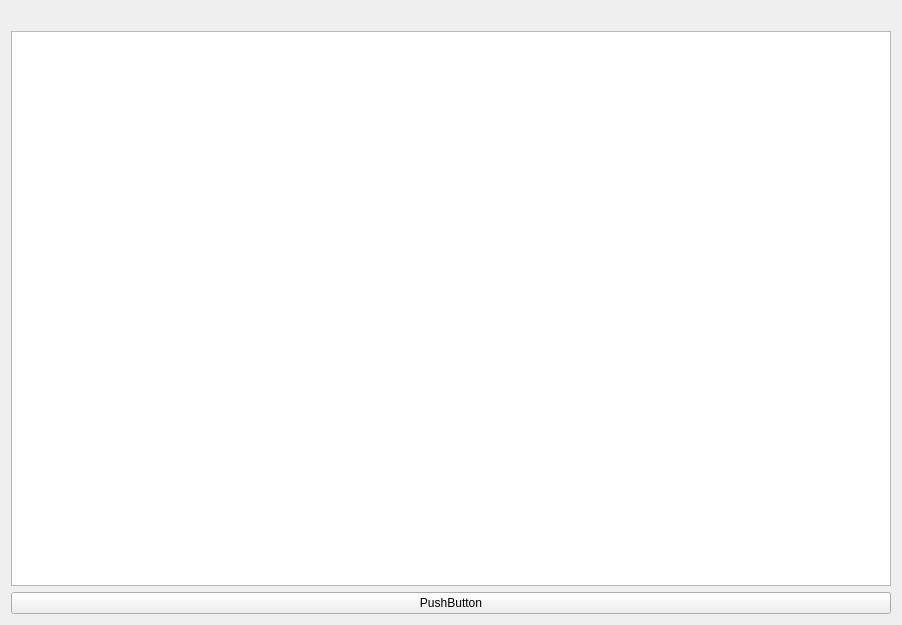
<?xml version="1.0" encoding="UTF-8"?>
<ui version="4.0">
 <class>Paint</class>
 <widget class="QWidget" name="Paint">
  <property name="geometry">
   <rect>
    <x>0</x>
    <y>0</y>
    <width>902</width>
    <height>625</height>
   </rect>
  </property>
  <property name="windowTitle">
   <string>Paint</string>
  </property>
  <layout class="QVBoxLayout" name="verticalLayout">
   <item>
    <widget class="QLabel" name="label">
     <property name="text">
      <string/>
     </property>
    </widget>
   </item>
   <item>
    <widget class="QGraphicsView" name="graphicsView"/>
   </item>
   <item>
    <widget class="QPushButton" name="pushButton">
     <property name="text">
      <string>PushButton</string>
     </property>
    </widget>
   </item>
  </layout>
 </widget>
 <resources/>
 <connections/>
</ui>
